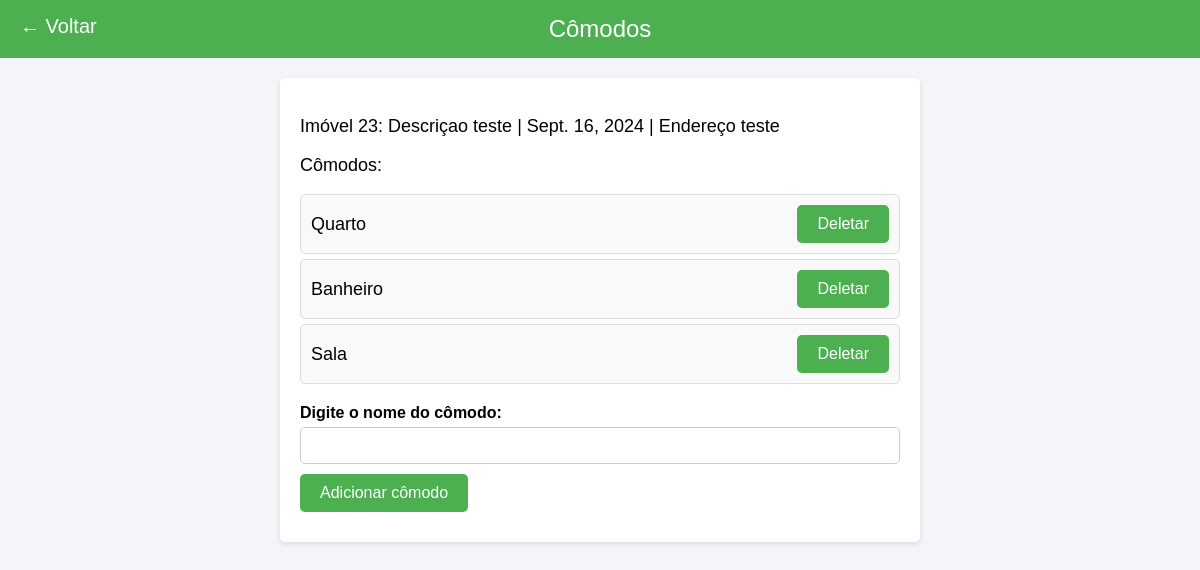
Page /imoveis/verComodos/23 on the committed database.
### imoveis/models.py (models this page shows, shortened)
class Imovel(models.Model):
  descricao = models.CharField(max_length=100)
  dataCompra = models.DateField()
  endereco = models.CharField(max_length=100)

class Comodo(models.Model):
  nome = models.CharField(max_length=100)
  imovel = models.ForeignKey('Imovel', on_delete=models.CASCADE, related_name='comodos')

### imoveis/views.py (the view)
# urls.py: path('verComodos/<int:id>', verComodos, name='verComodos'),
def verComodos(request, id):
  imovel = Imovel.objects.get(id=id)
  comodos = Comodo.objects.filter(imovel=imovel)
  return render(request, 'comodo.html', {'imovel':imovel, 'comodos': comodos})

### imoveis/templates/comodo.html (shortened to what this page needs)
<!DOCTYPE html>
<html lang="en">
<head>
</head>
<body>
<header>
  <a href="{% url 'home' %}" style="color: white; text-decoration: none; font-size: 20px; position: absolute; left: 20px;">&#8592; Voltar</a>
  <span style="text-align: center; display: block;">Cômodos</span>
</header>
<div class="container">
  <div class="info">
    <p>Imóvel {{ imovel.id }}: {{ imovel.descricao }} | {{ imovel.dataCompra }} | {{ imovel.endereco }}</p>
    <p>Cômodos:</p>
    <ul>
      {% for comodo in comodos %}
        <li>
          {{ comodo.nome }}
          <form action="{% url 'deleteComodo' imovel.id comodo.id %}" method="POST" style="margin: 0;">
            <button type="submit" class="delete-btn">Deletar</button>
          </form>
        </li>
      {% endfor %}
    </ul>
  </div>
  <form action="{% url 'salvarComodo' imovel.id %}" method="POST">
    <p>
      <label>Digite o nome do cômodo:</label>
      <input type="text" name="nome_comodo" required>
    </p>
    <p>
      <button type="submit">Adicionar cômodo</button>
    </p>
  </form>
</div>
</body>
</html>

### imoveis/templates/comodo.html (style rules this page uses)
body { font-family: Arial, sans-serif; background-color: #f4f4f9; margin: 0; padding: 0; }
header { background-color: #4CAF50; color: white; padding: 15px; text-align: center; font-size: 24px; }
.container { margin: 20px auto; padding: 20px; background-color: white; border-radius: 5px; box-shadow: 0 2px 5px rgba(0, 0, 0, 0.1); max-width: 600px; }
.info { font-size: 18px; margin-bottom: 20px; }
form p { margin: 10px 0; }
label { display: block; margin-bottom: 5px; font-weight: bold; }
input[type="text"] { width: 100%; padding: 10px; border: 1px solid #ccc; border-radius: 5px; box-sizing: border-box; }
button[type="submit"], .delete-btn { background-color: #4CAF50; color: white; border: none; padding: 10px 20px; border-radius: 5px; cursor: pointer; font-size: 16px; }
ul { list-style-type: none; padding: 0; }
ul li { background-color: #f9f9f9; margin: 5px 0; padding: 10px; display: flex; justify-content: space-between; align-items: center; border: 1px solid #ddd; border-radius: 5px; }
.delete-btn { background-color: #e74c3c; }

### rows in the picture
Imovel: id "23", descricao "Descriçao teste", dataCompra "Sept. 16, 2024", endereco "Endereço teste"
Comodo: nome "Quarto"
Comodo: nome "Banheiro"
Comodo: nome "Sala"
